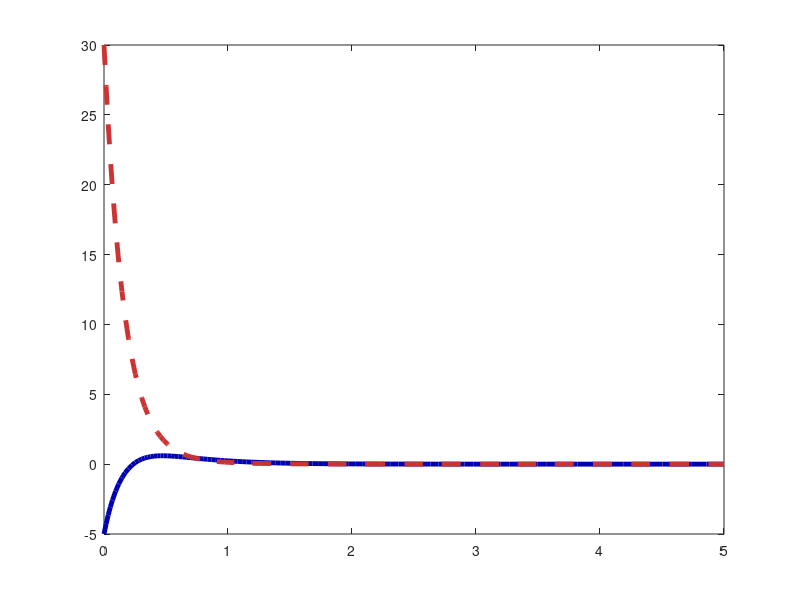

Write the MATLAB code that produced this figure. (Note: this script raises an error after producing the figure.)
% syms x y
% eq1 = -3*x + y == 0;
% eq2 = x - 4*y - atan(2*y) == 0;
% 
% sol = vpasolve([eq1, eq2], [x, y], [0, 0]);
% sol.x
% sol.y

A = [-3 1;
      1 -6];
% 
% lambda = eig(A)


f = @(t, X)[
    -3*X(1) + X(2);              % x'
     X(1) - 4*X(2) - atan(2*X(2)) % y'
];

lin = @(t, X) A*X;

tspan = [0 5];
X0 = [-5; 30];    % начальные условия

[t1, Xnl] = ode45(f,  tspan, X0);   % нелинейная система
[t2, Xlin] = ode45(lin, tspan, X0); % линеаризованная система

figure('Position', [100 100 900 500], 'Color','white');
plot(t2, Xlin(:,1), 'Color', [0, 0, 0.7], 'LineStyle', '-', 'LineWidth', 3.5); hold on;
plot(t2, Xlin(:,2), 'Color', [0.8 0.2 0.2], 'LineStyle', '--', 'LineWidth', 3.5);

ax = gca; ax.LineWidth = 1.5; ax.FontSize = 20;
ax.XColor = [0.3 0.3 0.3]; ax.YColor = [0.3 0.3 0.3];
ax.GridColor = [0.9 0.9 0.9]; ax.GridAlpha = 0.4;
ax.MinorGridColor = [0.95 0.95 0.95]; ax.MinorGridAlpha = 0.2;
grid on; grid minor; box on; 

xlabel('Time'); ylabel('State variable');
legend('x', 'y', fontsize = 22);
set(findall(gcf, '-property', 'FontName'), 'FontName', 'DejaVu Math TeX Gyre');
exportgraphics(gcf, '../../images/task1/lin.png', 'Resolution', 500);

% % % % % % % % % % % % % % % % % % % % % % % % % % % % % % % % % % % % % %

figure('Position', [100 100 900 500], 'Color','white');
plot(t1, Xnl(:,1), 'Color', [0, 0, 0.7], 'LineStyle', '-', 'LineWidth', 3.5); hold on;
plot(t1, Xnl(:,2), 'Color', [0.8 0.2 0.2], 'LineStyle', '--', 'LineWidth', 3.5);

ax = gca; ax.LineWidth = 1.5; ax.FontSize = 20;
ax.XColor = [0.3 0.3 0.3]; ax.YColor = [0.3 0.3 0.3];
ax.GridColor = [0.9 0.9 0.9]; ax.GridAlpha = 0.4;
ax.MinorGridColor = [0.95 0.95 0.95]; ax.MinorGridAlpha = 0.2;
grid on; grid minor; box on; 

xlabel('Time'); ylabel('State variable');
legend('x', 'y', fontsize = 22);
set(findall(gcf, '-property', 'FontName'), 'FontName', 'DejaVu Math TeX Gyre');
exportgraphics(gcf, '../../images/task1/non-lin.png', 'Resolution', 500);
